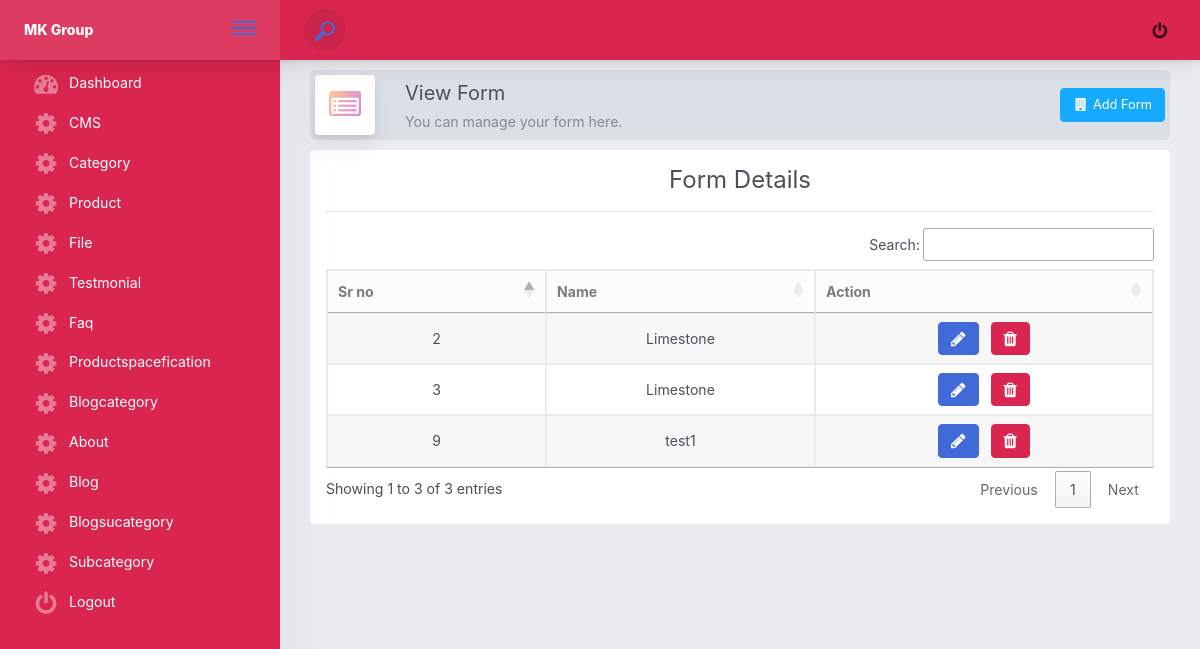
The page /dashboard/subcategory/ on the database its author committed.
### dashboard/models.py (models this page shows)
class Subcategory(models.Model):
       subcategoryname=models.ForeignKey(Category,on_delete=models.CASCADE)

class Category(models.Model):
     name=models.CharField(max_length=120,null=True)
     description=models.TextField(max_length=120,null=True)

### dashboard/views.py (the view)
# urls.py: path('subcategory/',views.subcategory,name='subcategory'),
def subcategory(request):
    category=Category.objects.all()
    subcategory=Subcategory.objects.all()
    if request.method=='POST':
        sub=request.POST.get('sub')
        catobj=Category.objects.get(id=sub)
        Subcategory.objects.create(subcategoryname=catobj)
        messages.info(request,'Data inserted Succesfully')
    return render(request,'dashboard/subcategory.html',{'category':category,'subcategory':subcategory})

### templates/Dashboard/subcategory.html (shortened to what this page needs)
{% extends 'dashboard/index.html' %}
{% load static %} {% block heading %}
<div class="page-title-wrapper">
   <div class="page-title-heading">
      <div class="page-title-icon">
         <i class="fa fa-list-alt icon-gradient bg-mean-fruit">
         </i>
      </div>
      <div>
         View Form
         <div class="page-title-subheading">You can manage your form here.
         </div>
      </div>
   </div>
   <div class="page-title-actions">
      <button id="btnaddform" type="button" class="btn btn-info">
      <span class="btn-icon-wrapper">
      <i class="fa fa-building fa-fw"></i>
      </span>
      Add Form
      </button>
   </div>
</div>
{% endblock %}
{% block home %}
<div class="container-fluid p-3 mb-3 rounded bg-white">
   <div class="row">
      <div class="col-md-12 text-center">
         <h4>Form Details</h4>
         <hr />
      </div>
      <div class="col-md-12">
         <table class="table table-bordered table-striped text-center " id="dt_id">
            <thead class="alert-light">
               <tr>
                  <th> Sr no </th>
                  <th>Name</th>
                  <th>Action</th>
               </tr>
            </thead>
            <tbody>
               {% for j in subcategory %}
               <tr>
                  <td> {{j.id}} </td>
                  <td>{{j.subcategoryname.name}} </td>
                  <td>
                     <a class="btn btn-primary font-weight-bold text-white" onclick="modify_{{ j.id }}()" data-toggle="modal" data-target="#myModal">
                     <i class="fa fa-lg fa-pencil"></i>
                     </a> &nbsp;
                     <a class="btn btn-danger text-white font-weight-bold" onclick="delete_{{ j.id }}()" data-toggle="modal" data-target="#myModals">
                     <i class="fa fa-lg fa-trash"></i>
                     </a>
                  </td>
               </tr>
               {% endfor %}
            </tbody>
         </table>
      </div>
   </div>
</div>
</div>
</div>
</div>
<link rel="stylesheet" href="https://cdn.datatables.net/buttons/2.1.0/css/buttons.dataTables.min.css">
<link href="https://cdn.datatables.net/1.10.16/css/jquery.dataTables.min.css" rel="stylesheet" />
{% endblock %}

### rows shown on the page
Subcategory: id "2", subcategoryname.name "Limestone"
Subcategory: id "3", subcategoryname.name "Limestone"
Subcategory: id "9", subcategoryname.name "test1"
